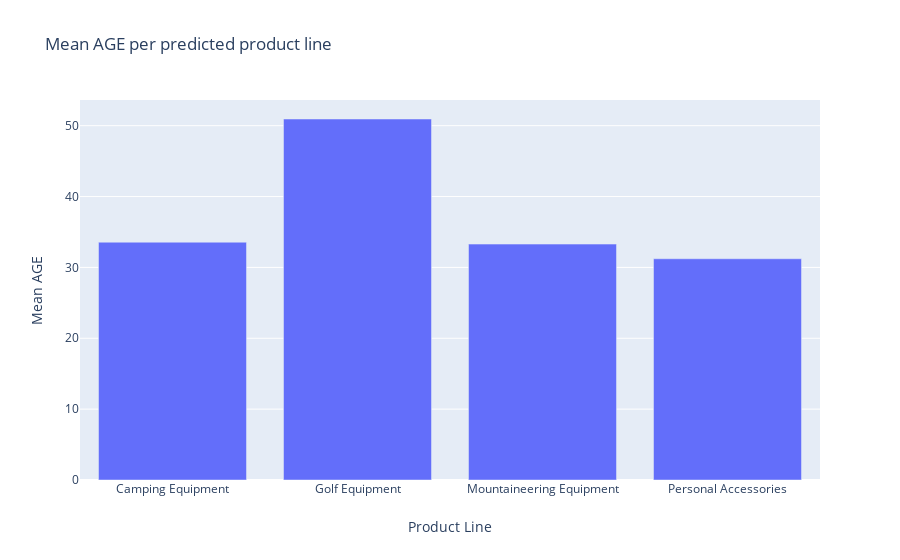

The cell this chart's notebook holds for it:
### Markdown cell above
With this data set, perform some analysis of the mean AGE per product line by using a bar chart.

### Code cell
age_data = [Bar(y=predictions_pdf.groupby(['predictedLabel']).mean()['AGE'], x=cumulative_stats.index)]

age_layout = Layout(
    title='Mean AGE per predicted product line',
    xaxis=dict(title = 'Product Line', showline=False),
    yaxis=dict(title = 'Mean AGE'))

fig = Figure(data=age_data, layout=age_layout)
iplot(fig)

### Figure 1 — Plotly figure (JSON) as saved in the notebook; plotly's stock layout.template omitted (floating-point values rounded to 4 significant figures)
{"data": [{"type": "bar", "x": ["Camping Equipment", "Golf Equipment", "Mountaineering Equipment", "Personal Accessories"], "y": [33.56, 50.94, 33.29, 31.22]}], "layout": {"title": {"text": "Mean AGE per predicted product line"}, "xaxis": {"showline": false, "title": {"text": "Product Line"}}, "yaxis": {"title": {"text": "Mean AGE"}}}}
